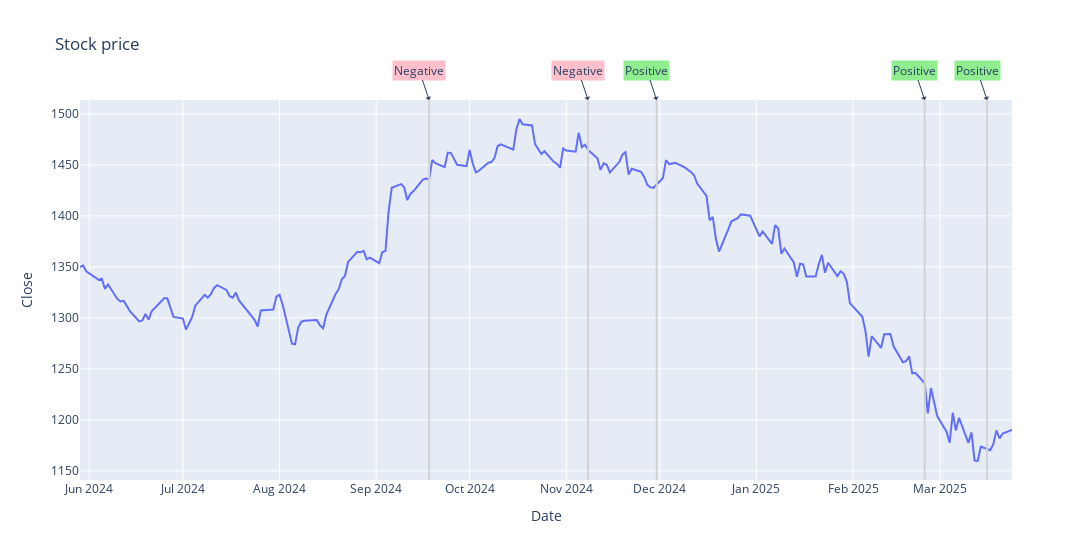

The notebook cell saved with this chart:
### Code cell
plot_price_with_news(price_df, news_headlines_df.sample(frac=0.1, random_state=7)).show()

### Figure 1 — Plotly figure (JSON) as saved in the notebook; plotly's stock layout.template omitted (floating-point values rounded to 4 significant figures; data arrays with more than 128 entries replaced by an {"elided": "..."} marker saying what was removed)
{"data": [{"hovertemplate": "Date=%{x}<br>Close=%{y}<extra></extra>", "legendgroup": "", "line": {"color": "#636efa", "dash": "solid"}, "marker": {"symbol": "circle"}, "mode": "lines", "name": "", "orientation": "v", "showlegend": false, "type": "scatter", "x": {"elided": "202 str values"}, "xaxis": "x", "y": {"elided": "202 float values"}, "yaxis": "y"}], "layout": {"annotations": [{"align": "left", "arrowhead": 1, "bgcolor": "lightgreen", "hovertext": "China optimism<br />gives lift to<br />Asian equities", "showarrow": true, "text": "Positive", "x": "2024-11-30T00:00:00", "xref": "x", "y": 1, "yref": "paper"}, {"align": "left", "arrowhead": 1, "bgcolor": "lightgreen", "hovertext": "EMERGING<br />MARKETS-Asian FX<br />rallies as US<br />tariffs woes<br />ebb; Singapore<br />stocks defy<br />peers to hit<br />record high", "showarrow": true, "text": "Positive", "x": "2025-02-24T00:00:00", "xref": "x", "y": 1, "yref": "paper"}, {"align": "left", "arrowhead": 1, "bgcolor": "lightgreen", "hovertext": "Stocks stage<br />relief rally but<br />trade tensions<br />persist", "showarrow": true, "text": "Positive", "x": "2025-03-16T00:00:00", "xref": "x", "y": 1, "yref": "paper"}, {"align": "left", "arrowhead": 1, "bgcolor": "pink", "hovertext": "Thai firms wary<br />of Trump impact", "showarrow": true, "text": "Negative", "x": "2024-11-08T00:00:00", "xref": "x", "y": 1, "yref": "paper"}, {"align": "left", "arrowhead": 1, "bgcolor": "pink", "hovertext": "SET closed at<br />1,435.77 down<br />0.83%", "showarrow": true, "text": "Negative", "x": "2024-09-18T00:00:00", "xref": "x", "y": 1, "yref": "paper"}], "legend": {"tracegroupgap": 0}, "shapes": [{"line": {"color": "lightgrey"}, "type": "line", "x0": "2024-11-30T00:00:00", "x1": "2024-11-30T00:00:00", "xref": "x", "y0": 0, "y1": 1, "yref": "y domain"}, {"line": {"color": "lightgrey"}, "type": "line", "x0": "2025-02-24T00:00:00", "x1": "2025-02-24T00:00:00", "xref": "x", "y0": 0, "y1": 1, "yref": "y domain"}, {"line": {"color": "lightgrey"}, "type": "line", "x0": "2025-03-16T00:00:00", "x1": "2025-03-16T00:00:00", "xref": "x", "y0": 0, "y1": 1, "yref": "y domain"}, {"line": {"color": "lightgrey"}, "type": "line", "x0": "2024-11-08T00:00:00", "x1": "2024-11-08T00:00:00", "xref": "x", "y0": 0, "y1": 1, "yref": "y domain"}, {"line": {"color": "lightgrey"}, "type": "line", "x0": "2024-09-18T00:00:00", "x1": "2024-09-18T00:00:00", "xref": "x", "y0": 0, "y1": 1, "yref": "y domain"}], "title": {"text": "Stock price"}, "width": 1200, "xaxis": {"anchor": "y", "domain": [0, 1], "title": {"text": "Date"}}, "yaxis": {"anchor": "x", "domain": [0, 1], "title": {"text": "Close"}}}}
